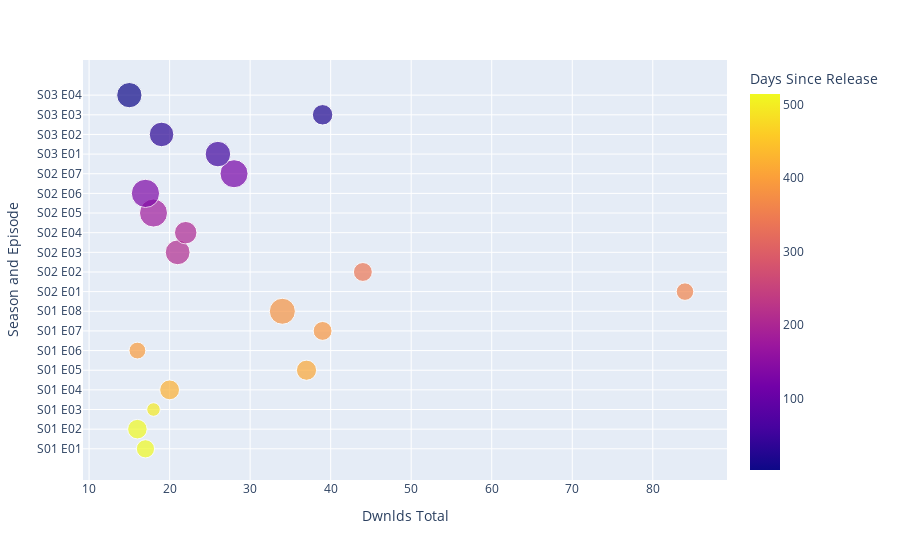

Write notebook code for a chart like this one.
### Code cell
fig = px.scatter(rss, x = 'Dwnlds Total', y = 'Season and Episode',
                size = 'Length (min)',
                color = 'Days Since Release')
fig.show()

### Figure 1 — Plotly figure (JSON) as saved in the notebook; plotly's stock layout.template omitted (floating-point values rounded to 4 significant figures)
{"data": [{"hovertemplate": "Dwnlds Total=%{x}<br>Season and Episode=%{y}<br>Length (min)=%{marker.size}<br>Days Since Release=%{marker.color}<extra></extra>", "legendgroup": "", "marker": {"color": [514, 514, 496, 423, 411, 395, 387, 382, 360, 338, 208, 202, 179, 132, 123, 54, 32, 21, 3], "coloraxis": "coloraxis", "size": [27, 31, 15, 32, 33, 23, 29, 55, 25, 29, 50, 41, 64, 65, 64, 53, 49, 34, 52], "sizemode": "area", "sizeref": 0.1625, "symbol": "circle"}, "mode": "markers", "name": "", "orientation": "h", "showlegend": false, "type": "scatter", "x": [17, 16, 18, 20, 37, 16, 39, 34, 84, 44, 21, 22, 18, 17, 28, 26, 19, 39, 15], "xaxis": "x", "y": ["S01 E01", "S01 E02", "S01 E03", "S01 E04", "S01 E05", "S01 E06", "S01 E07", "S01 E08", "S02 E01", "S02 E02", "S02 E03", "S02 E04", "S02 E05", "S02 E06", "S02 E07", "S03 E01", "S03 E02", "S03 E03", "S03 E04"], "yaxis": "y"}], "layout": {"autosize": true, "coloraxis": {"colorbar": {"title": {"text": "Days Since Release"}}, "colorscale": [[0, "#0d0887"], [0.1111, "#46039f"], [0.2222, "#7201a8"], [0.3333, "#9c179e"], [0.4444, "#bd3786"], [0.5556, "#d8576b"], [0.6667, "#ed7953"], [0.7778, "#fb9f3a"], [0.8889, "#fdca26"], [1, "#f0f921"]]}, "legend": {"itemsizing": "constant", "tracegroupgap": 0}, "margin": {"t": 60}, "xaxis": {"anchor": "y", "autorange": true, "domain": [0, 1], "range": [9.717, 88.88], "title": {"text": "Dwnlds Total"}, "type": "linear"}, "yaxis": {"anchor": "x", "autorange": true, "domain": [0, 1], "range": [-2.196, 20.61], "title": {"text": "Season and Episode"}, "type": "category"}}}
